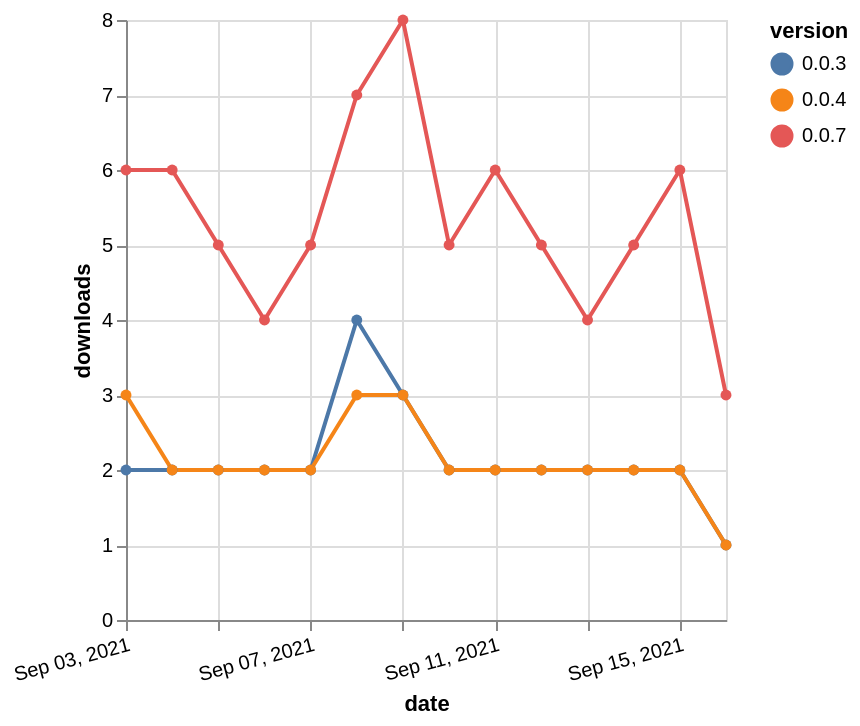

Vega-Lite specification for this chart:
### Vega-Lite specification from a JSON file in a GitHub repository (floating-point values rounded to 4 significant figures)
{"$schema": "https://vega.github.io/schema/vega-lite/v5.json", "description": "A simple bar chart with embedded data.", "data": {"values": [{"date": "2021-09-03", "total": 3706, "delta": 2, "version": "0.0.3"}, {"date": "2021-09-04", "total": 3708, "delta": 2, "version": "0.0.3"}, {"date": "2021-09-05", "total": 3710, "delta": 2, "version": "0.0.3"}, {"date": "2021-09-06", "total": 3712, "delta": 2, "version": "0.0.3"}, {"date": "2021-09-07", "total": 3714, "delta": 2, "version": "0.0.3"}, {"date": "2021-09-08", "total": 3718, "delta": 4, "version": "0.0.3"}, {"date": "2021-09-09", "total": 3721, "delta": 3, "version": "0.0.3"}, {"date": "2021-09-10", "total": 3723, "delta": 2, "version": "0.0.3"}, {"date": "2021-09-11", "total": 3725, "delta": 2, "version": "0.0.3"}, {"date": "2021-09-12", "total": 3727, "delta": 2, "version": "0.0.3"}, {"date": "2021-09-13", "total": 3729, "delta": 2, "version": "0.0.3"}, {"date": "2021-09-14", "total": 3731, "delta": 2, "version": "0.0.3"}, {"date": "2021-09-15", "total": 3733, "delta": 2, "version": "0.0.3"}, {"date": "2021-09-16", "total": 3734, "delta": 1, "version": "0.0.3"}, {"date": "2021-09-03", "total": 4451, "delta": 3, "version": "0.0.4"}, {"date": "2021-09-04", "total": 4453, "delta": 2, "version": "0.0.4"}, {"date": "2021-09-05", "total": 4455, "delta": 2, "version": "0.0.4"}, {"date": "2021-09-06", "total": 4457, "delta": 2, "version": "0.0.4"}, {"date": "2021-09-07", "total": 4459, "delta": 2, "version": "0.0.4"}, {"date": "2021-09-08", "total": 4462, "delta": 3, "version": "0.0.4"}, {"date": "2021-09-09", "total": 4465, "delta": 3, "version": "0.0.4"}, {"date": "2021-09-10", "total": 4467, "delta": 2, "version": "0.0.4"}, {"date": "2021-09-11", "total": 4469, "delta": 2, "version": "0.0.4"}, {"date": "2021-09-12", "total": 4471, "delta": 2, "version": "0.0.4"}, {"date": "2021-09-13", "total": 4473, "delta": 2, "version": "0.0.4"}, {"date": "2021-09-14", "total": 4475, "delta": 2, "version": "0.0.4"}, {"date": "2021-09-15", "total": 4477, "delta": 2, "version": "0.0.4"}, {"date": "2021-09-16", "total": 4478, "delta": 1, "version": "0.0.4"}, {"date": "2021-09-03", "total": 2580, "delta": 6, "version": "0.0.7"}, {"date": "2021-09-04", "total": 2586, "delta": 6, "version": "0.0.7"}, {"date": "2021-09-05", "total": 2591, "delta": 5, "version": "0.0.7"}, {"date": "2021-09-06", "total": 2595, "delta": 4, "version": "0.0.7"}, {"date": "2021-09-07", "total": 2600, "delta": 5, "version": "0.0.7"}, {"date": "2021-09-08", "total": 2607, "delta": 7, "version": "0.0.7"}, {"date": "2021-09-09", "total": 2615, "delta": 8, "version": "0.0.7"}, {"date": "2021-09-10", "total": 2620, "delta": 5, "version": "0.0.7"}, {"date": "2021-09-11", "total": 2626, "delta": 6, "version": "0.0.7"}, {"date": "2021-09-12", "total": 2631, "delta": 5, "version": "0.0.7"}, {"date": "2021-09-13", "total": 2635, "delta": 4, "version": "0.0.7"}, {"date": "2021-09-14", "total": 2640, "delta": 5, "version": "0.0.7"}, {"date": "2021-09-15", "total": 2646, "delta": 6, "version": "0.0.7"}, {"date": "2021-09-16", "total": 2649, "delta": 3, "version": "0.0.7"}]}, "width": "container", "mark": {"type": "line", "point": {"filled": true}}, "encoding": {"x": {"field": "date", "type": "temporal", "timeUnit": "yearmonthdate", "title": "date", "axis": {"labelAngle": -15}}, "y": {"field": "delta", "type": "quantitative", "title": "downloads"}, "color": {"field": "version", "type": "nominal"}, "tooltip": {"field": "delta"}}}
